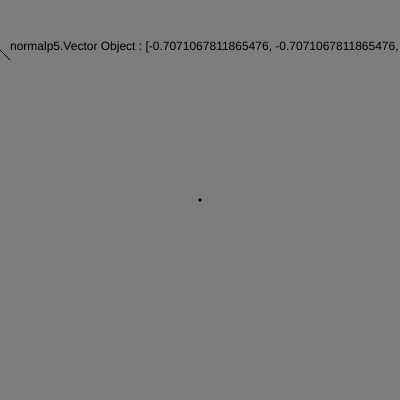
Frame 1 (no input)
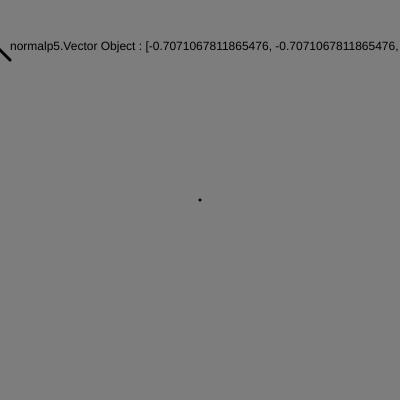
Frame 60 (no input)
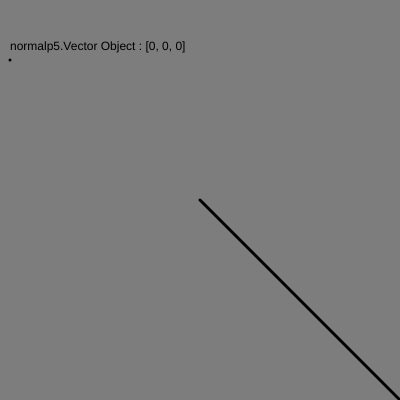
Frame 120 (the mouse pressed at the canvas centre since frame 60)

The p5.js sketch that drew these frames (run headless with seeded random() and noise() and a simulated clock; from frame 60 on, the mouse is pressed at the canvas centre):

// p5.js sketch
// ── sketch.js
function setup() {
  createCanvas(400, 400);
}

function draw() {
  background(125);
  
  var mouse = createVector(mouseX,mouseY);
  var center = createVector(width/2,height/2);
  
mouse.sub(center);
  
  var normal=mouse.copy();
  text("normal"+ normal.normalize(),10,50);
  
  normal=normal.mult(50);
  line(10,60,10+ normal.x , 60 +normal.y);
  
  
  
  translate(width/2 , height/2);
  strokeWeight(3);
  
  line(0,0,mouseX,mouseY);
  
}
